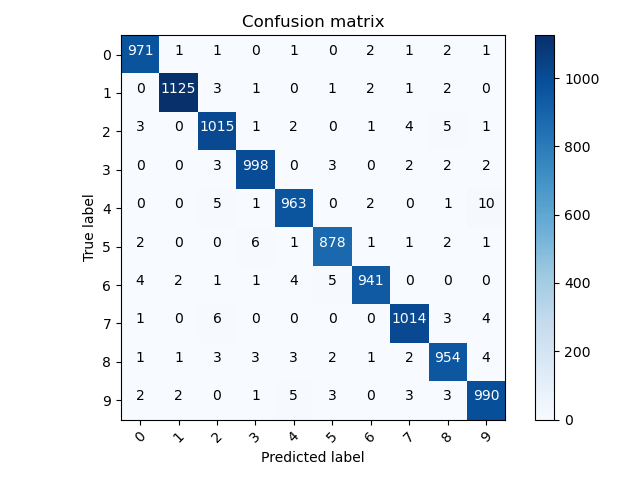

Python code for this plot:
import itertools
import numpy as np
import matplotlib.pyplot as plt
from sklearn.metrics import confusion_matrix

y_true = np.load('C:/Users/agarw/Desktop/digit/truey.npy')
y_pred = np.load('C:/Users/agarw/Desktop/digit/predy.npy')
cm = confusion_matrix(y_true, y_pred)
labels = ["0", "1", "2", "3", "4", "5", "6", "7", "8", "9"]
title = 'Confusion matrix'
print(cm)

plt.imshow(cm, interpolation='nearest', cmap=plt.cm.Blues)
plt.title(title)
plt.colorbar()
tick_marks = np.arange(len(labels))
plt.xticks(tick_marks, labels, rotation=45)
plt.yticks(tick_marks, labels)
fmt = 'd'
thresh = cm.max() / 2.
for i, j in itertools.product(range(cm.shape[0]), range(cm.shape[1])):
    plt.text(j, i, format(cm[i, j], fmt),
             horizontalalignment="center",
             color="white" if cm[i, j] > thresh else "black")

plt.ylabel('True label')
plt.xlabel('Predicted label')
plt.tight_layout()
plt.show()
